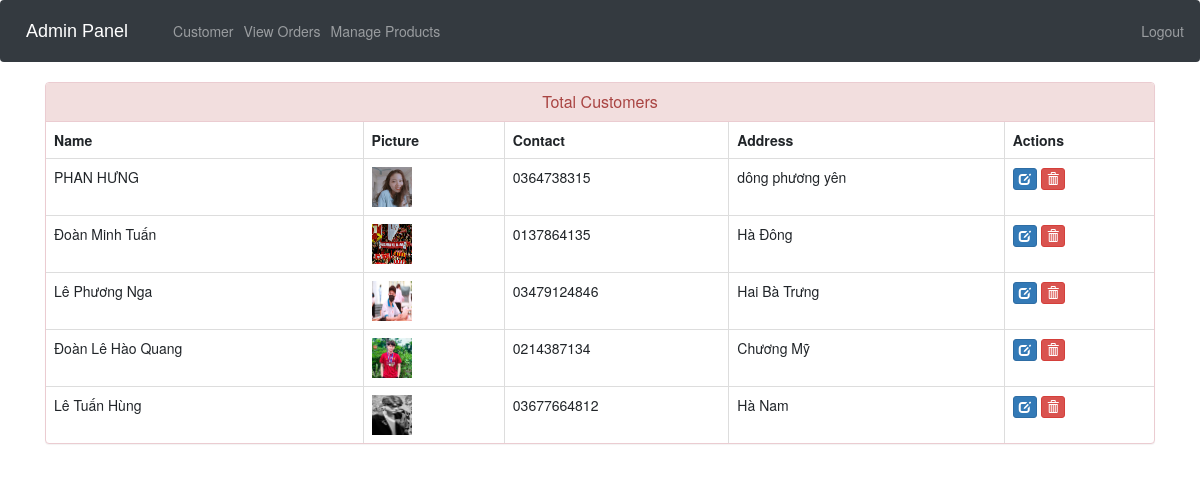
The app's page /view-customer (signed in) with its own data.
### ecom/models.py (models this page shows, shortened)
class Customer(models.Model):
    user=models.OneToOneField(User,on_delete=models.CASCADE)
    profile_pic= models.ImageField(upload_to='profile_pic/CustomerProfilePic/',null=True,blank=True)
    address = models.CharField(max_length=40)
    mobile = models.CharField(max_length=20,null=False)
    @property
    def get_name(self):
        return self.user.first_name+" "+self.user.last_name

### ecom/views.py (the view)
# urls.py: path('view-customer', views.view_customer_view,name='view-customer'),
@login_required(login_url='adminlogin')
def view_customer_view(request):
    customers = models.Customer.objects.all()
    return render(request, 'ecom/view_customer.html', {'customers': customers})

### templates/ecom/view_customer.html (shortened to what this page needs)
{% extends 'ecom/admin_base.html' %}
{% load static %}
{% block content %}
<head>
  <link href="//netdna.bootstrapcdn.com/bootstrap/3.0.0/css/bootstrap.min.css" rel="stylesheet" id="bootstrap-css">
</head>
<div class="container">
  <div class="panel panel-danger">
    <div class="panel-heading">
      <h6 class="panel-title">Total Customers</h6>
    </div>
    <table class="table table-hover table-bordered" id="dev-table">
      <thead>
        <tr>
          <th>Name</th>
          <th>Picture</th>
          <th>Contact</th>
          <th>Address</th>
          <th>Actions</th>
        </tr>
      </thead>
      {% for c in customers %}
      <tr>
        <td> {{c.get_name}}</td>
        <td> <img src="{% static c.profile_pic.url %}" alt="Profile Pic" height="40px" width="40px" /></td>
        <td>{{c.mobile}}</td>
        <td>{{c.address}}</td>
        <td><a class="btn btn-primary btn-xs" href="{% url 'update-customer' c.id  %}"><span class="glyphicon glyphicon-edit"></span></a>
        <a class="btn btn-danger btn-xs" href="{% url 'delete-customer' c.id  %}"><span class="glyphicon glyphicon-trash"></span></a></td>
      </tr>
      {% endfor %}
    </table>
  </div>
</div>
{% endblock content %}

### templates/ecom/view_customer.html (style rules this page uses)
a:link { text-decoration: none; }
h6 { text-align: center; }

### records on screen
Customer: get_name "PHAN HƯNG", profile_pic (picture), mobile "0364738315", address "dông phương yên"
Customer: get_name "Đoàn Minh Tuấn", profile_pic (picture), mobile "0137864135", address "Hà Đông"
Customer: get_name "Lê Phương Nga", profile_pic (picture), mobile "03479124846", address "Hai Bà Trưng"
Customer: get_name "Đoàn Lê Hào Quang", profile_pic (picture), mobile "0214387134", address "Chương Mỹ"
Customer: get_name "Lê Tuấn Hùng", profile_pic (picture), mobile "03677664812", address "Hà Nam"
